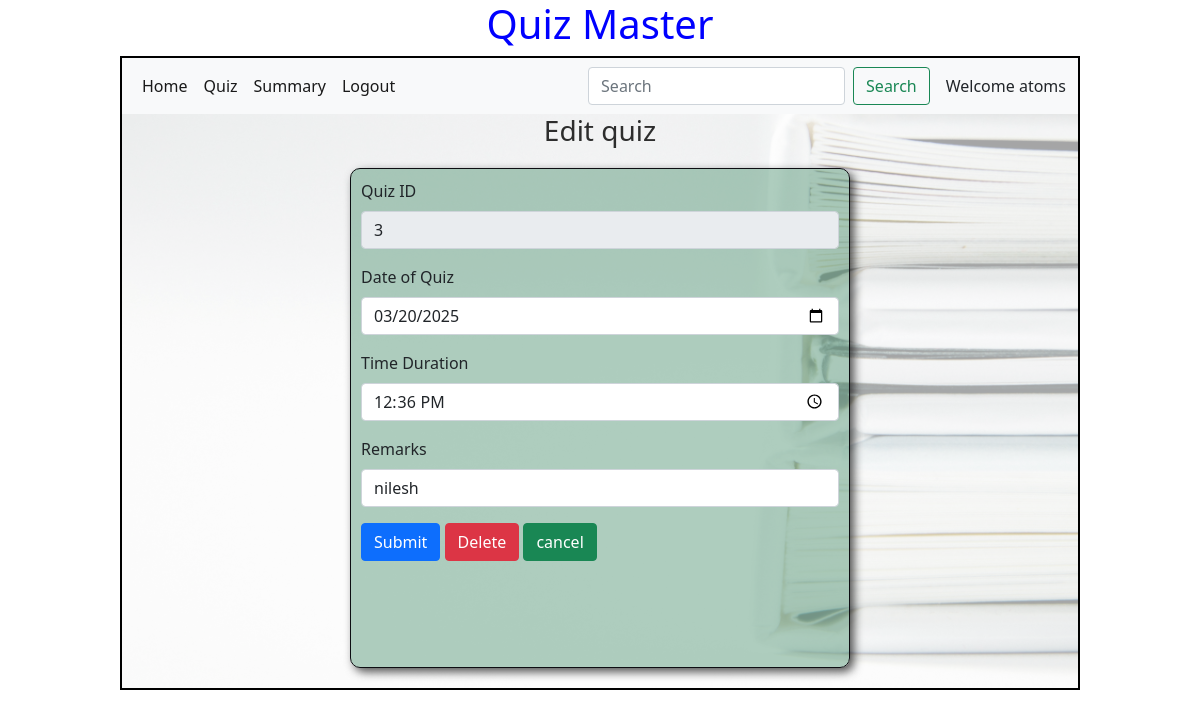
Before: /edit_quiz/3/atoms with the older database file.
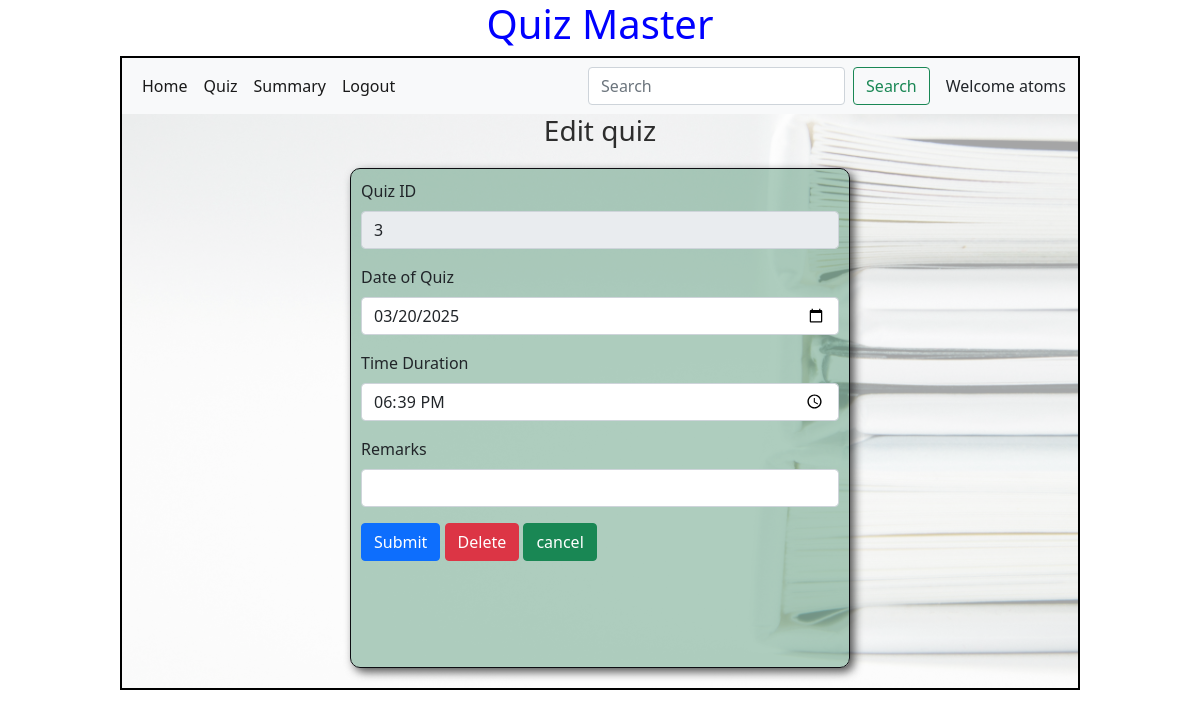
After: the same page with the newer database file.
### models/models.py (models this page shows)
class Quiz(db.Model):
    id=db.Column(db.Integer,primary_key=True)
    Chapter_id = db.Column(db.Integer,db.ForeignKey("chapter.id"),nullable=False)
    date_of_quiz = db.Column(db.Date(),nullable=False)
    time_duration = db.Column(db.Time(),nullable =False)
    remarks=db.Column(db.String)
    scores= db.relationship("Score",cascade="all,delete",backref="quiz",lazy=True)
    questions = db.relationship("Question",cascade="all,delete",backref="quiz",lazy=True)

### controllers/controller.py (the view, shortened to what this page needs)
@app.route("/edit_quiz/<id>/<name>",methods=["GET","POST"])
def edit_quiz(id,name):
    today = datetime.today().date()
    quiz = get_quiz(id)
    return render_template("edit_quiz.html",quiz=quiz,name=name)

### controllers/controller.py (called while the page is built)
def  get_quiz(id):
    quiz = Quiz.query.filter_by(id=id).first()
    return quiz

### templates/edit_quiz.html (shortened to what this page needs)
<!DOCTYPE html>
<html lang="en">
<head>
    <link rel="stylesheet" href="/static/css/style.css">
    <link href="https://cdn.jsdelivr.net/npm/bootstrap@5.0.2/dist/css/bootstrap.min.css" rel="stylesheet">
</head>
<body>
    <div id="container">
        <h1 id="heading">Quiz Master</h1>
        <div id="panel">
            <nav class="navbar navbar-expand-lg navbar-light bg-light">
                <div class="container-fluid">
                  <div class="collapse navbar-collapse" id="navbarSupportedContent">
                    <ul class="navbar-nav me-auto mb-2 mb-lg-0">
                      <li class="nav-item">
                        <a class="nav-link active" aria-current="page" href="#">Home</a>
                      </li>
                      <li class="nav-item">
                        <a class="nav-link active" href="#">Quiz</a>
                      </li>
                      <li class="nav-item">
                        <a class="nav-link active" href="#">Summary</a>
                      </li>
                      <li class="nav-item">
                        <a class="nav-link active" href="/login">Logout</a>
                      </li>
                    </ul>
                    <form class="d-flex">
                      <input class="form-control me-2" type="search" placeholder="Search" aria-label="Search">
                      <button class="btn btn-outline-success" type="submit">Search</button>
                    </form>
                  </div>
                  <span class="ms-3">Welcome {{name}}</span>
                </div>
              </nav>
              <h3 id="center">Edit quiz</h3>
              <div id="input_form">
                <form action="/edit_quiz/{{quiz.id}}/{{name}}" method="POST">
                    <div class="mb-3">
                        <label for="quiz_id" class="form-label">Quiz ID</label>
                        <input type="number" class="form-control" id="quiz_id" name="quiz_id" value="{{quiz.id}}"  readonly>
                      </div>
                    <div class="mb-3">
                      <label for="date_of_quiz" class="form-label">Date of Quiz</label>
                      <input type="date" class="form-control" id="date_of_quiz" name="date_of_quiz" value="{{quiz.date_of_quiz}}">
                    </div>
                    <div class="mb-3">
                      <label for="time_duration" class="form-label">Time Duration</label>
                      <input type="time" class="form-control" id="time_duration" name="time_duration" value="{{quiz.time_duration}}">
                    </div>
                    <div class="mb-3">
                      <label for="remarks" class="form-label">Remarks</label>
                      <input type="text" class="form-control" id="remarks" name="remarks" value="{{quiz.remarks}}">
                    </div>
                    <div class="mb-3">
                        <button type="submit" class="btn btn-primary">Submit</button>
                        <a href="/delete_quiz/{{quiz.id}}/{{name}}"  type="button" class="btn btn-danger">Delete</a>
                        <a href="/quiz_dashboard/{{name}}" type="button" class="btn btn-success"> cancel</a>
                    </div>
                  </form>
            </div>
        </div>
    </div>
</body>
</html>

### static/css/style.css (style rules this page uses)
* { margin: 0px; }
#panel { border: 2px solid black; }
#panel { width: 80%; min-height: 580px; margin: auto; background-image: url('/static/images/book_bg.jpg'); background-size: cover; background-color: rgba(255, 255, 255, 0.647); background-blend-mode: overlay; }
#input_form { border: 1px solid rgb(13, 13, 18); margin: auto; margin-top: 20px; margin-bottom: 20px; height: 500px; width: 500px; padding: 10px; border-radius: 10px; background-color: rgba(23, 111, 67, 0.342); box-shadow: 4px 4px 10px rgba(0, 0, 0, 0.675); }
#center { text-align: center; color: rgb(45, 45, 45); }
#heading { text-align: center; color: rgb(0, 0, 255); }

Changed rows visible on the page:
changed Quiz id 3: time_duration "12:36:00" → "18:39:00"; remarks "nilesh" → (not shown)
